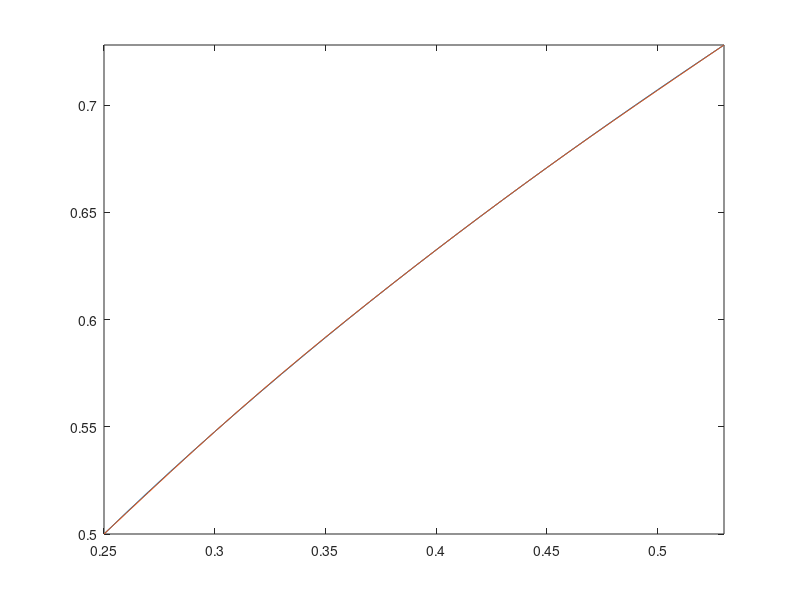

MATLAB code to generate this figure:
clc;clear;clf;
x=[0.25 0.30 0.39 0.45 0.53];
y=[0.5000 0.5477 0.6245 0.6708 0.7280];
psa=csape(x,y,'complete',[1.000 0.6868]);
psb=csape(x,y,'second',[0 0]);
A=psa.coefs
B=psb.coefs
xi=0.25:0.01:0.53;
ya=ppval(psa,xi);
yb=ppval(psb,xi);
plot(xi,[ya;yb])
axis tight
